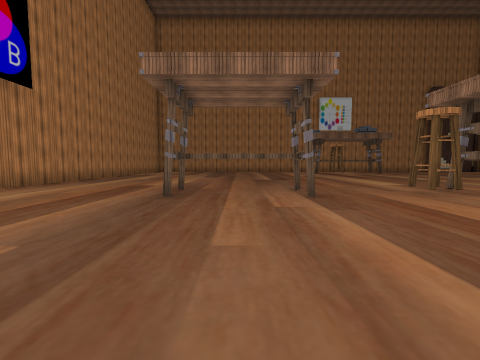
[1] (above)

16 first-person views from a walk through a scene from a Unity 3-D project. The camera is 1.3 m above the floor, tilts 4° down and sees 90° across. The floor is counted in squares, 1.89 m on a side. Each view is taken from the middle of a square. On the plan, view 1 faces up. The plan holds only what a view shows up to about 9 squares ahead; the rest is blank. The player character is not drawn. Some surface patterns are stand-ins.

[2]
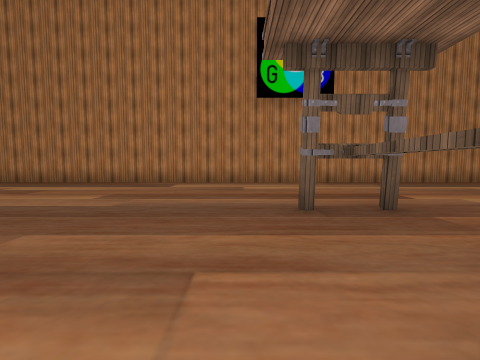

[3]
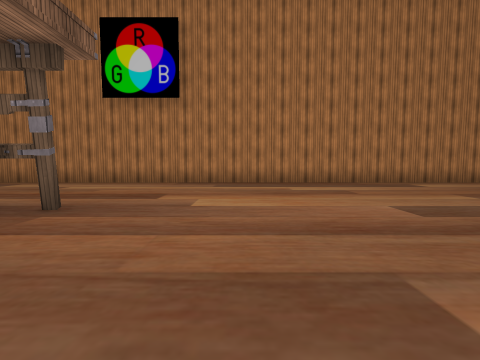

[4]
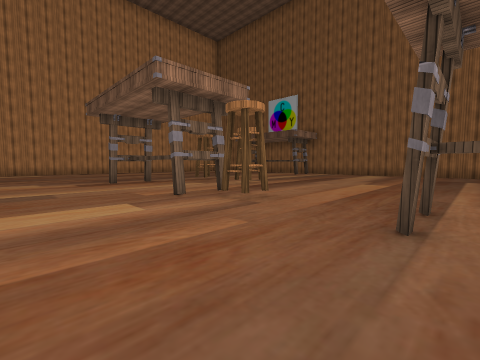

[5]
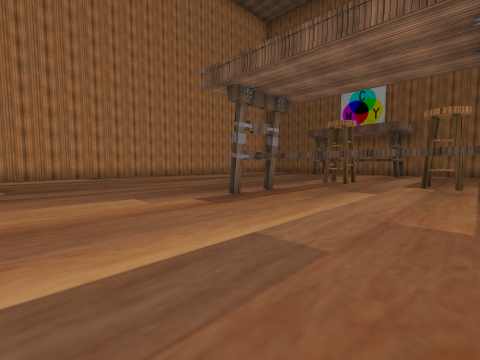

[6]
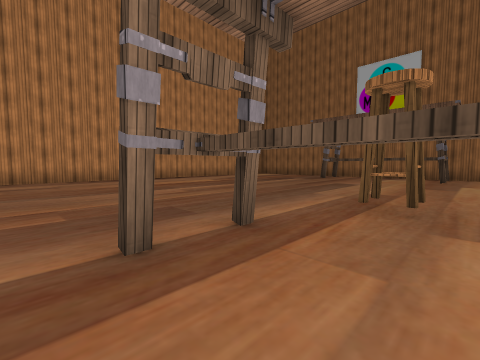

[7]
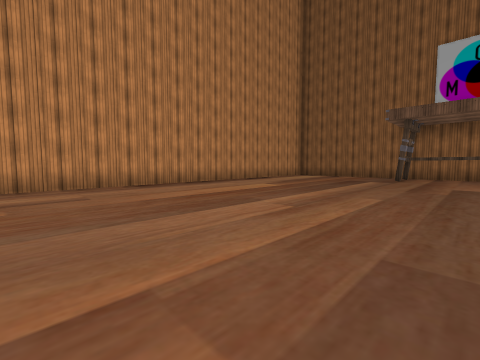

[8]
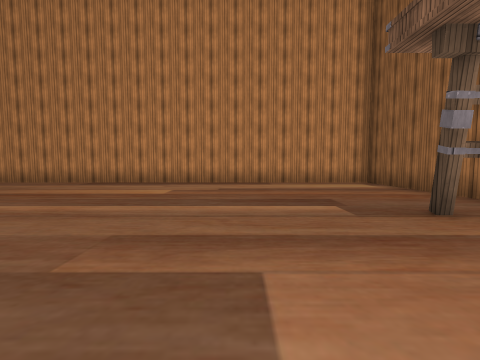

[9]
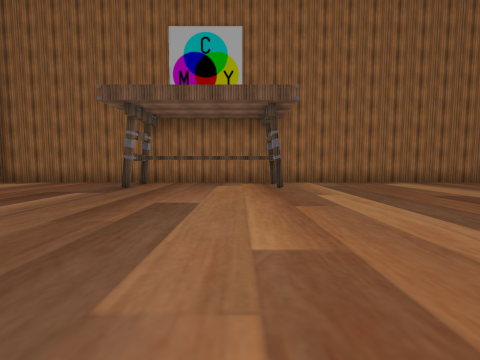

[10]
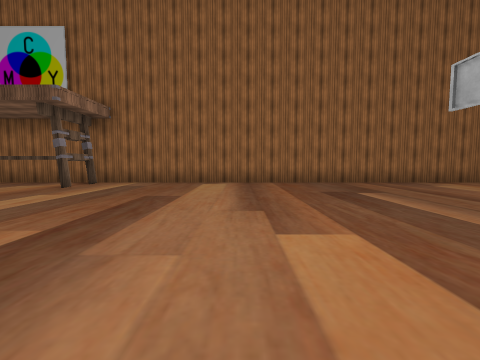

[11]
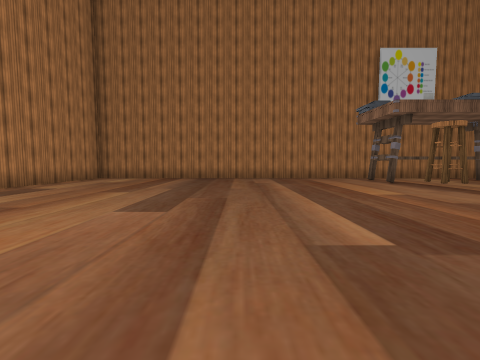

[12]
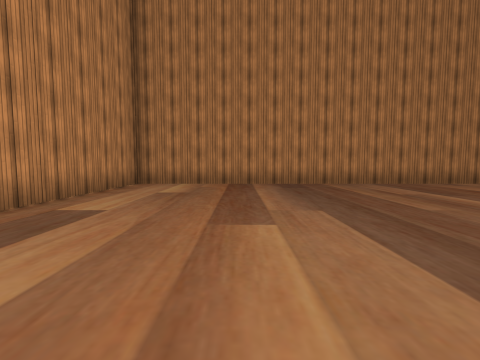

[13]
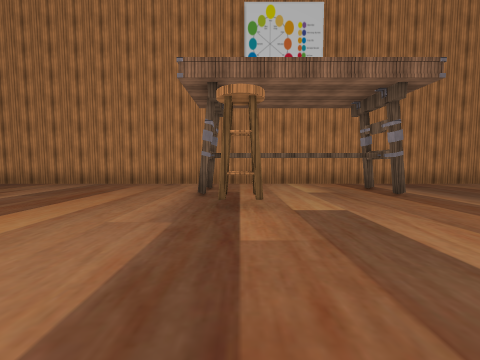

[14]
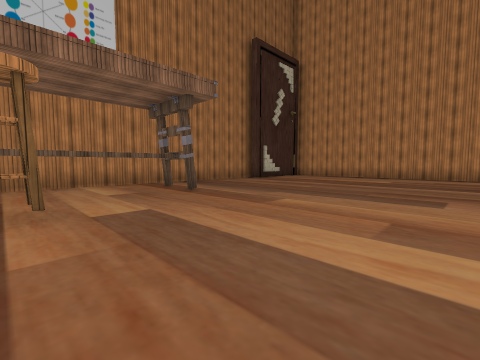

[15]
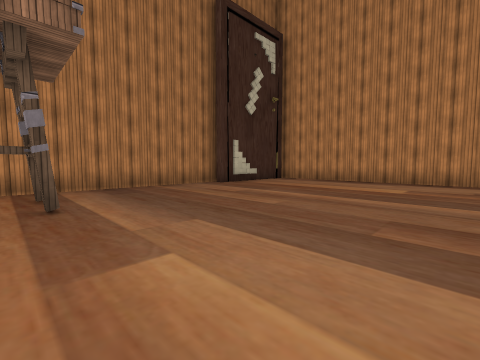

[16]
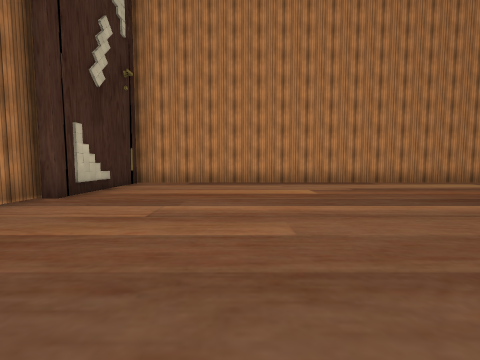

### Floor plan
Key: @ floor where view 1 was taken; # wall or solid block; . floor; T thing the floor can be seen under or through; O other object.
Columns run from 7 left of view 1 to 19 right of it. Each row starts with its distance up from view 1.
 19 ###########################
 18 #.........................#
 17 #............TTTT.........#
 16 #.........................#
 15 #............O............#
 14 #.........................#
 13 #.........................#
 12 #.........................#
 11 #..........  .............#
 10 #.........   .............#
  9 #.........................#
  8 #.........................#
  7 #.........................#
  6 #.....OOO....TTTTT........#
  5 #.....O....O.T...T........#
  4 #.........................#
  3 #.............O.O.........#
  2 #.........................#
  1 #.........................#
  0 #..... @..................#
 -1 #....  ...................#
 -2 #...  ....................#
 -3 #..  .....................#
 -4 #.  ............#####.....#
 -5 #  .............#   #.....#
 -6   ###############   #######

Positions as (right, up) in squares from view 1, and headings:
1: (0, 0), facing up
2: (2, 4), facing left
3: (2, 9), facing left
4: (1, 9), facing down-right
5: (6, 10), facing down-right
6: (8, 7), facing down-right
7: (11, 7), facing down-right
8: (10, -1), facing right
9: (10, 3), facing down
10: (4, 3), facing down
11: (0, 8), facing up
12: (-3, 11), facing up
13: (6, 11), facing up
14: (6, 11), facing up-right
15: (9, 12), facing up-right
16: (10, 15), facing right
